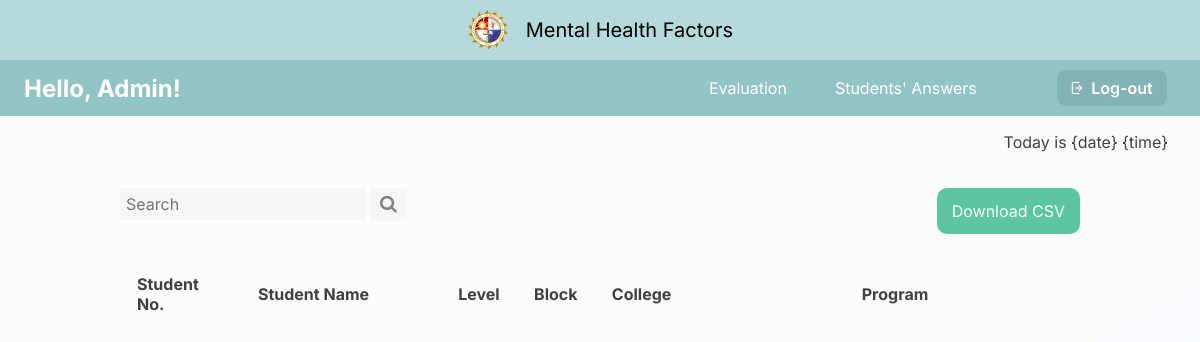
The app's page /student_list, older data.
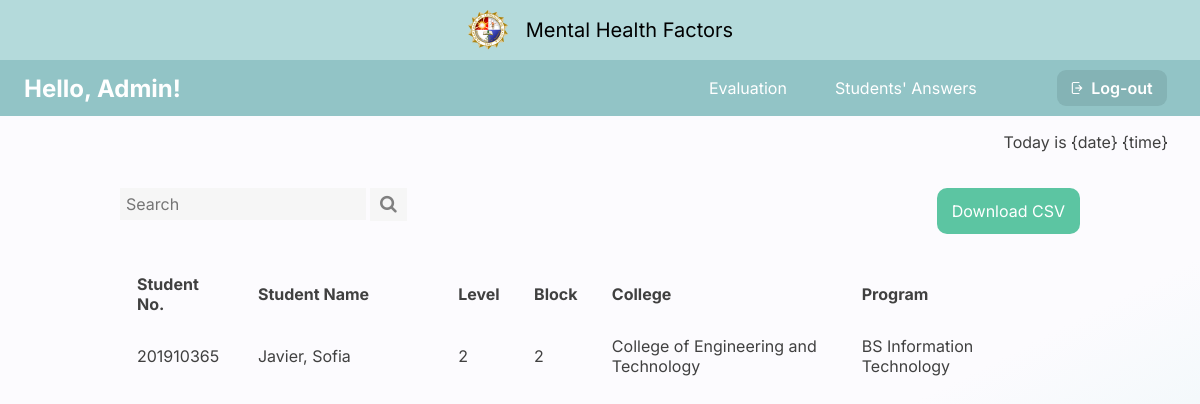
The same page, newer data.
### capswebsite/models.py (models this page shows, shortened)
class User(AbstractBaseUser):
    email_error_message = 'Email must be: @plm.edu.ph'
    email_regex = RegexValidator(
    regex=r'^[A-Za-z0-9._%+-]+@plm.edu.ph$',
    message=email_error_message
    )
    ID_error_message = 'Faculty ID must be entered in format: 20XXXXXXX'
    ID_regex = RegexValidator(
        regex=r'^20\d{7}$',
        message=ID_error_message
    )
    Year_CHOICES = (
        ('1', '1'),
        ('2', '2'),
        ('3', '3'),
        ('4', '4'),
        ('5', '5'),
        ('6', '6'),
    )
    email = models.EmailField(verbose_name="Email",max_length=60,unique=True,validators=[email_regex])
    firstName = models.CharField(max_length=100, verbose_name='First Name', null=True,blank=True)
    lastName = models.CharField(max_length=100, verbose_name='Last Name', null=True,blank=True)
    numberID = models.IntegerField(validators=[ID_regex],unique=True, verbose_name='Number ID', null=True)
    college= models.ForeignKey(College, verbose_name='College',null=True,blank=True,on_delete=models.CASCADE)
    course= models.ForeignKey(Course, verbose_name='Course',null=True,blank=True,on_delete=models.CASCADE)
    year = models.CharField(max_length=10, choices=Year_CHOICES, verbose_name='Year', null=True,blank=True)
    block = models.IntegerField(verbose_name='Block', null=True,blank=True)
    is_active = models.BooleanField(default=True)
    date_of_inactive = models.DateTimeField(verbose_name="Date of Inacitve",null=True,blank=True)
    is_student = models.BooleanField(default=False, verbose_name='Student')
    is_admin = models.BooleanField(default=False,verbose_name='Admin')
    has_answer = models.BooleanField(default=False,verbose_name='Has Answered')
    date_joined = models.DateTimeField(verbose_name='Date Joined',auto_now_add=True)
    last_login = models.DateTimeField(verbose_name="Last Login",null=True,blank=True)
    USERNAME_FIELD = 'email'
    REQUIRED_FIELDS = []
    objects = UserManager()
    def __str__(self):
        return f"{self.email}"

class College(models.Model):
    college = models.CharField(max_length=100, verbose_name="College",unique=True,null=True, blank =True)
    def __str__(self):
        return f"{self.college}"

class Course(models.Model):
    college = models.ForeignKey(College, verbose_name='College',null=True,blank=True,on_delete=models.CASCADE)
    course = models.CharField(max_length=100, verbose_name="Course",unique=True,null=True, blank =True)
    def __str__(self):
        return f"{self.course}"

### capswebsite/views.py (the view)
# urls.py: path('student_list',views.student_list, name="student_list"),
def student_list(request):
    ans = Answers.objects.all()
    print(ans)
    stud = User.objects.filter(is_student=True, has_answer=True)
    context = {'stud':stud}
    return render(request,'admin/student_list.html', context)

### capswebsite/models.py (called while the page is built)
    def __str__(self):
        return f"{self.student}"

### capswebsite/templates/admin/student_list.html (shortened to what this page needs)
{% load static %}
{% include 'admin/admin_navbar.html' %}
{% block content %}
<p class="date-time">Today is {date} {time}</p>
<div class="centered-div">
    <div class="top-row">
        <div class="search-container">
            <form action="#">
              <input type="text" placeholder="Search" name="search">
              <button type="submit"><i class="fa fa-search"></i></button>
            </form>
        </div>
        <div class="dl-csv">
            <button class="dl-btn"> Download CSV </button>
        </div>
    </div>
    <br><br>
    <table class="stud-list-tbl">
        <thead>
        <tr>
            <td width="12%"> Student No. </td>
            <td width="20%"> Student Name </td>
            <td width="5%"> Level </td>
            <td width="5%"> Block </td>
            <td width="25%"> College </td>
            <td width="20%"> Program </td>
            <td width="2%"></td>
        </tr>
        </thead>
        <tbody>
            {% for students in stud %}
        <tr>
            <td><a href="{% url 'student_answer' students.id %}"> {{students.numberID}} </a></td>
            <td><a href="{% url 'student_answer' students.id %}"> {{students.lastName}}, {{students.firstName}} </a></td>
            <td><a href="{% url 'student_answer' students.id %}"> {{students.year}} </a></td>
            <td><a href="{% url 'student_answer' students.id %}"> {{students.block}} </a></td>
            <td><a href="{% url 'student_answer' students.id %}"> {{students.college}} </a></td>
            <td><a href="{% url 'student_answer' students.id %}"> {{students.course}} </a></td>
        </tr>
        {%endfor%}
        </tbody>
    </table>
</div>
{% endblock %}

### capswebsite/templates/admin/admin_navbar.html (shortened to what this page needs)
{% load static %}
<!DOCTYPE html>
<html lang="en">
<head>
    <link rel="stylesheet" href="{% static '/css/navbar.css' %}">
    <link rel="stylesheet" href="https://cdnjs.cloudflare.com/ajax/libs/font-awesome/4.7.0/css/font-awesome.min.css">
</head>
<body>
    <div class="nav-bar-1">
            <img src="{% static 'image/plm-logo.png' %}" style="vertical-align: middle">
            &nbsp;&nbsp;
            Mental Health Factors
    </div>
    <div class="nav-bar-2">
        <p class="hello">Hello, Admin!</p>
            <ul>
                <li><a href="{% url 'evaluation' %}"> Evaluation </a></li>
                <li><a href="{% url 'student_list' %}"> Students' Answers </a></li>
            </ul>
            <a href="{% url 'logout' %}">
                <button class="btn-logout"><img src="{% static 'image/logout-icon.png' %}" height="12em">&nbsp; Log-out</button>
            </a>
        </div>
</body>
</html>

### capswebsite/static/css/navbar.css (style rules this page uses)
body { margin:0px; width: 100%; height: 100%; }
.nav-bar-1 { height: 3em; background-color: #B4DADB; text-align: center; align-items: center; display: flex; place-items: center; place-content: center; font-family: 'Inter'; font-style: normal; font-weight: 400; font-size: 20px; }
.nav-bar-2 { background: #92C4C6; height: 3.5em; display: flex; align-items: center; }
.hello { margin: 0%; padding-left: 1em; padding-right: 19em; font-family: 'Inter'; font-style: normal; font-weight: 700; font-size: 24px; color: white; }
ul { list-style: none; }
li { float: left; }
li a { display: block; color: white; text-align: center; padding: 1em; margin-left: 1em; text-decoration: none; font-family: 'Inter'; font-style: normal; font-weight: 400; font-size: 1em; }
.btn-logout { background-color: #84B3B5; border: none; color: white; padding: .5em .9em; text-align: center; text-decoration: none; display: inline-block; margin: 2px; margin-left: 4em; cursor: pointer; font-family: 'Inter'; font-style: normal; font-weight: 600; font-size: 1em; border-radius: 9px; }

### capswebsite/templates/admin/student_list.html (style rules this page uses)
body { margin: 0px; min-height: 100vh; background: linear-gradient(153.3deg, #FCFBFE 61.32%, #D8F2F2 106.14%); background-repeat: no-repeat; }
.date-time { font-family: 'Inter'; font-style: normal; font-weight: 400; font-size: 1em; color: #404040; text-align: right; margin-right: 2em; }
.centered-div { margin: 3% 10% 10% 10%; min-height: 270px; }
.top-row { width: auto; }
.search-container { display: inline-block; }
input[type=text] { padding: 6px; border: none; margin: 0px; background: #f6f6f6; font-family: 'Inter'; font-style: normal; font-weight: 400; font-size: 16px; }
.search-container button { padding: 6px 10px; background: #f6f6f6; font-size: 18px; border: none; cursor: pointer; margin: 0px; color: gray; }
.dl-csv { float: right; }
.dl-btn { background-color: #5CC5A2; border: none; color: white; padding: 13px 15px; text-align: center; text-decoration: none; display: inline-block; cursor: pointer; font-family: 'Inter'; font-style: normal; font-weight: 400; font-size: 1em; border-radius: 10px; }
.stud-list-tbl { margin-left: auto; margin-right: auto; width: 100%; table-layout: auto; }
thead td { font-family: 'Inter'; font-style: normal; font-weight: 700; font-size: 16px; color: #404040; padding: 15px; }
tbody td { font-family: 'Inter'; font-style: normal; font-weight: 400; font-size: 16px; color: #404040; padding: 5px 15px; }
td a { text-decoration: none; color:#404040 }

Row changes from the older to the newer data that the page shows:
added User: numberID "201910365", lastName "Javier", firstName "Sofia", year "2", block "2", college "College of Engineering and Technology", course "BS Information Technology"
